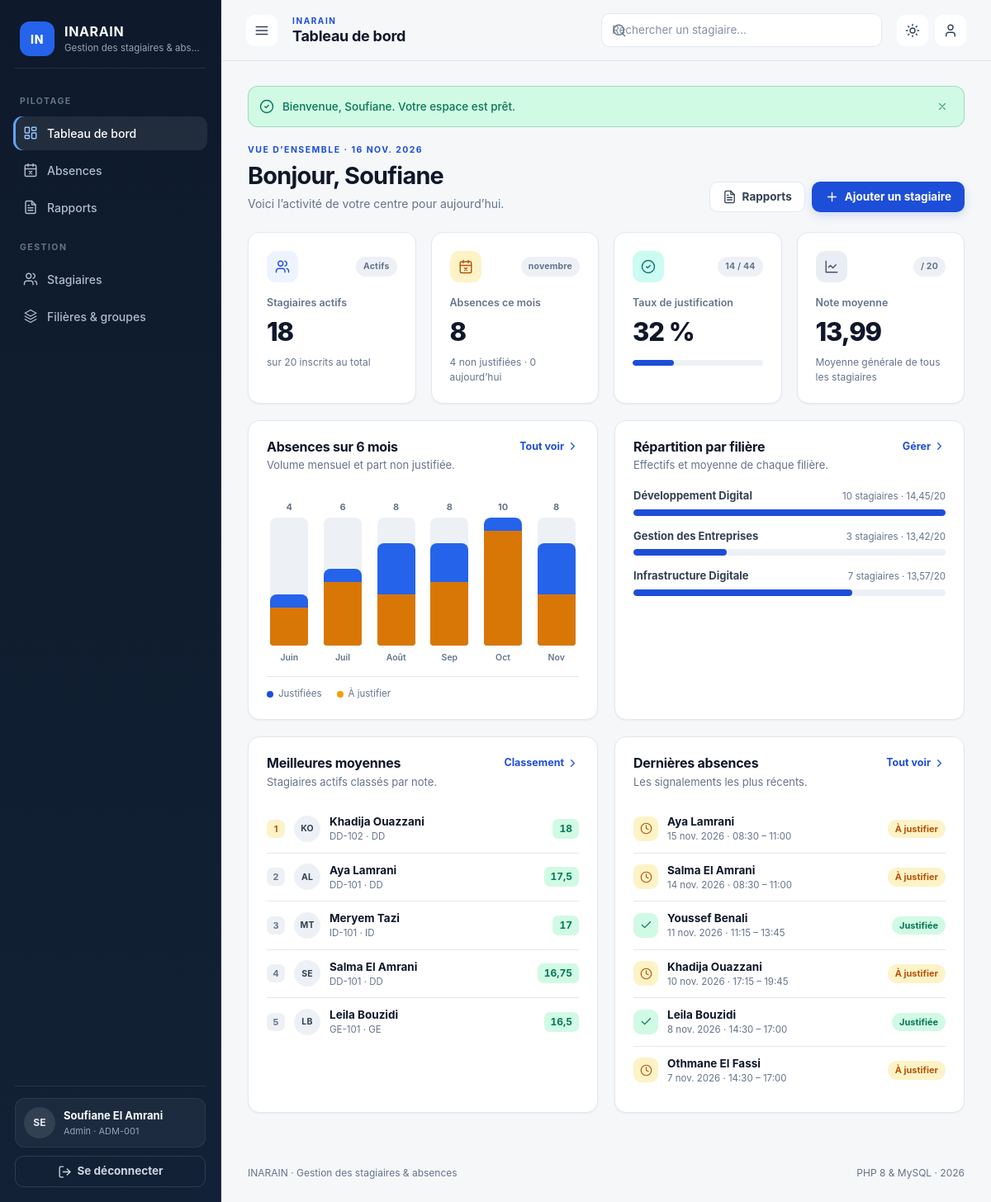
The app's page / (signed in) with its own data.
### tables this page shows
CREATE TABLE filieres (
    id INT UNSIGNED NOT NULL AUTO_INCREMENT,
    code VARCHAR(20) NOT NULL,
    label VARCHAR(120) NOT NULL,
    created_at TIMESTAMP NOT NULL DEFAULT CURRENT_TIMESTAMP,
    PRIMARY KEY (id),
    UNIQUE KEY uniq_filiere_code (code)
);

CREATE TABLE stagiaires (
    id INT UNSIGNED NOT NULL AUTO_INCREMENT,
    code VARCHAR(20) NOT NULL,
    first_name VARCHAR(60) NOT NULL,
    last_name VARCHAR(60) NOT NULL,
    gender ENUM('F', 'M') NOT NULL,
    email VARCHAR(160) NULL DEFAULT NULL,
    phone VARCHAR(30) NULL DEFAULT NULL,
    group_id INT UNSIGNED NOT NULL,
    note DECIMAL(4,2) NOT NULL DEFAULT 20.00,
    status ENUM('active', 'graduated', 'archived') NOT NULL DEFAULT 'active',
    created_at TIMESTAMP NOT NULL DEFAULT CURRENT_TIMESTAMP,
    updated_at TIMESTAMP NOT NULL DEFAULT CURRENT_TIMESTAMP ON UPDATE CURRENT_TIMESTAMP,
    PRIMARY KEY (id),
    UNIQUE KEY uniq_stagiaire_code (code),
    UNIQUE KEY uniq_stagiaire_email (email),
    KEY idx_stagiaire_group (group_id),
    KEY idx_stagiaire_status (status),
    CONSTRAINT fk_stagiaire_group FOREIGN KEY (group_id)
        REFERENCES groupes (id) ON DELETE RESTRICT ON UPDATE CASCADE,
    CONSTRAINT chk_stagiaire_note CHECK (note >= 0 AND note <= 20)
);

CREATE TABLE groupes (
    id INT UNSIGNED NOT NULL AUTO_INCREMENT,
    code VARCHAR(20) NOT NULL,
    label VARCHAR(120) NOT NULL,
    filiere_id INT UNSIGNED NOT NULL,
    academic_year VARCHAR(9) NOT NULL DEFAULT '2025-2026',
    created_at TIMESTAMP NOT NULL DEFAULT CURRENT_TIMESTAMP,
    PRIMARY KEY (id),
    UNIQUE KEY uniq_groupe_code (code),
    KEY idx_groupe_filiere (filiere_id),
    CONSTRAINT fk_groupe_filiere FOREIGN KEY (filiere_id)
        REFERENCES filieres (id) ON DELETE RESTRICT ON UPDATE CASCADE
);

CREATE TABLE absences (
    id INT UNSIGNED NOT NULL AUTO_INCREMENT,
    stagiaire_id INT UNSIGNED NOT NULL,
    date DATE NOT NULL,
    slot TINYINT UNSIGNED NOT NULL,
    justified TINYINT(1) NOT NULL DEFAULT 0,
    reason VARCHAR(255) NULL DEFAULT NULL,
    justification VARCHAR(255) NULL DEFAULT NULL,
    created_at TIMESTAMP NOT NULL DEFAULT CURRENT_TIMESTAMP,
    PRIMARY KEY (id),
    UNIQUE KEY uniq_absence (stagiaire_id, date, slot),
    KEY idx_absence_date (date),
    KEY idx_absence_justified (justified),
    CONSTRAINT fk_absence_stagiaire FOREIGN KEY (stagiaire_id)
        REFERENCES stagiaires (id) ON DELETE CASCADE ON UPDATE CASCADE,
    CONSTRAINT chk_absence_slot CHECK (slot BETWEEN 1 AND 4)
);

### app/Views/dashboard.php (the view)
<?php
$justificationRate = $absenceStats['total'] > 0
    ? ($absenceStats['justified'] / $absenceStats['total']) * 100
    : 0;
$maxFiliere = 1;
foreach ($byFiliere as $row) {
    $maxFiliere = max($maxFiliere, (int) $row['total']);
}
$isAdmin = ($admin['role'] ?? '') === 'admin';
?>
<section class="page-head">
    <div>
        <p class="eyebrow">Vue d’ensemble · <?= e(date_fr(date('Y-m-d'))) ?></p>
        <h2>Bonjour, <?= e((string) ($admin['first_name'] ?? 'Administrateur')) ?></h2>
        <p class="muted">Voici l’activité de votre centre pour aujourd’hui.</p>
    </div>
    <div class="page-actions">
        <a class="btn btn-ghost" href="<?= e(url('reports')) ?>"><?= icon('file') ?> Rapports</a>
        <a class="btn btn-primary" href="<?= e(url('stagiaires/create')) ?>"><?= icon('plus') ?> Ajouter un stagiaire</a>
    </div>
</section>
<div class="kpi-grid">
    <article class="card kpi">
        <div class="kpi-top">
            <span class="chip chip-primary"><?= icon('users') ?></span>
            <span class="chip chip-soft">Actifs</span>
        </div>
        <p class="kpi-label">Stagiaires actifs</p>
        <p class="kpi-value"><?= $statusCounts['active'] ?></p>
        <p class="kpi-meta">sur <?= $totalStagiaires ?> inscrit<?= $totalStagiaires > 1 ? 's' : '' ?> au total</p>
    </article>
    <article class="card kpi">
        <div class="kpi-top">
            <span class="chip chip-amber"><?= icon('calendar-x') ?></span>
            <span class="chip chip-soft"><?= e(month_fr((int) date('n'))) ?></span>
        </div>
        <p class="kpi-label">Absences ce mois</p>
        <p class="kpi-value"><?= $absenceStats['month_total'] ?></p>
        <p class="kpi-meta"><?= $absenceStats['month_open'] ?> non justifiée<?= $absenceStats['month_open'] > 1 ? 's' : '' ?> · <?= $absenceStats['today'] ?> aujourd’hui</p>
    </article>
    <article class="card kpi">
        <div class="kpi-top">
            <span class="chip chip-teal"><?= icon('check-circle') ?></span>
            <span class="chip chip-soft"><?= $absenceStats['justified'] ?> / <?= $absenceStats['total'] ?></span>
        </div>
        <p class="kpi-label">Taux de justification</p>
        <p class="kpi-value"><?= e(percent($absenceStats['justified'], $absenceStats['total'])) ?></p>
        <div class="progress" role="img" aria-label="<?= e(percent($absenceStats['justified'], $absenceStats['total'])) ?> d’absences justifiées">
            <span style="width: <?= e((string) round($justificationRate, 1)) ?>%"></span>
        </div>
    </article>
    <article class="card kpi">
        <div class="kpi-top">
            <span class="chip chip-violet"><?= icon('chart') ?></span>
            <span class="chip chip-soft">/ 20</span>
        </div>
        <p class="kpi-label">Note moyenne</p>
        <p class="kpi-value"><?= e(note_fr($averageNote)) ?></p>
        <p class="kpi-meta">Moyenne générale de tous les stagiaires</p>
    </article>
</div>
<div class="grid grid-2">
    <section class="card">
        <div class="card-head">
            <div>
                <h3>Absences sur 6 mois</h3>
                <p class="muted">Volume mensuel et part non justifiée.</p>
            </div>
            <a class="text-link" href="<?= e(url('absences')) ?>">Tout voir <?= icon('chevron-right') ?></a>
        </div>
        <div class="chart" role="img" aria-label="Histogramme des absences des six derniers mois">
            <?php foreach ($trend as $point): ?>
                <?php
                $height = $maxTrend > 0 ? max(4, (int) round(($point['total'] / $maxTrend) * 100)) : 4;
                $openShare = $point['total'] > 0 ? ($point['open'] / $point['total']) * 100 : 0;
                ?>
                <div class="chart-col" title="<?= e($point['label']) ?> : <?= $point['total'] ?> absence(s), <?= $point['open'] ?> non justifiée(s)">
                    <span class="chart-value"><?= $point['total'] ?></span>
                    <div class="chart-track">
                        <div class="chart-bar" style="height: <?= $height ?>%">
                            <span class="chart-bar-open" style="height: <?= e((string) round($openShare, 1)) ?>%"></span>
                        </div>
                    </div>
                    <span class="chart-label"><?= e($point['label']) ?></span>
                </div>
            <?php endforeach; ?>
        </div>
        <div class="legend">
            <span><i class="dot dot-primary"></i> Justifiées</span>
            <span><i class="dot dot-amber"></i> À justifier</span>
        </div>
    </section>
    <section class="card">
        <div class="card-head">
            <div>
                <h3>Répartition par filière</h3>
                <p class="muted">Effectifs et moyenne de chaque filière.</p>
            </div>
            <?php if ($isAdmin): ?>
            <a class="text-link" href="<?= e(url('filieres')) ?>">Gérer <?= icon('chevron-right') ?></a>
            <?php endif; ?>
        </div>
        <?php if ($byFiliere === []): ?>
            <div class="empty-state">
                <?= icon('layers') ?>
                <p>Aucune filière enregistrée.</p>
                <?php if ($isAdmin): ?>
                <a class="btn btn-ghost btn-sm" href="<?= e(url('filieres')) ?>">Créer une filière</a>
                <?php endif; ?>
            </div>
        <?php else: ?>
            <ul class="bar-list">
                <?php foreach ($byFiliere as $row): ?>
                    <?php $width = max(2, ((int) $row['total'] / $maxFiliere) * 100); ?>
                    <li>
                        <div class="bar-list-head">
                            <span class="bar-list-label"><?= e($row['label']) ?></span>
                            <span class="bar-list-value"><?= (int) $row['total'] ?> stagiaire<?= (int) $row['total'] > 1 ? 's' : '' ?> · <?= e(note_fr($row['average_note'])) ?>/20</span>
                        </div>
                        <div class="bar-track"><span style="width: <?= e((string) round($width, 1)) ?>%"></span></div>
                    </li>
                <?php endforeach; ?>
            </ul>
        <?php endif; ?>
    </section>
</div>
<div class="grid grid-2">
    <section class="card">
        <div class="card-head">
            <div>
                <h3>Meilleures moyennes</h3>
                <p class="muted">Stagiaires actifs classés par note.</p>
            </div>
            <a class="text-link" href="<?= e(url('stagiaires') . '?sort=note') ?>">Classement <?= icon('chevron-right') ?></a>
        </div>
        <?php if ($top === []): ?>
            <div class="empty-state">
                <?= icon('users') ?>
                <p>Aucun stagiaire actif pour le moment.</p>
            </div>
        <?php else: ?>
            <ol class="rank-list">
                <?php foreach ($top as $index => $stagiaire): ?>
                    <li>
                        <span class="rank-number"><?= $index + 1 ?></span>
                        <span class="avatar avatar-sm"><?= e(initials($stagiaire['first_name'], $stagiaire['last_name'])) ?></span>
                        <span class="rank-copy">
                            <a href="<?= e(url('stagiaires/' . $stagiaire['id'])) ?>"><?= e($stagiaire['first_name'] . ' ' . $stagiaire['last_name']) ?></a>
                            <small><?= e($stagiaire['group_code']) ?> · <?= e($stagiaire['filiere_code']) ?></small>
                        </span>
                        <span class="note note-<?= e(note_tone($stagiaire['note'])) ?>"><?= e(note_fr($stagiaire['note'])) ?></span>
                    </li>
                <?php endforeach; ?>
            </ol>
        <?php endif; ?>
    </section>
    <section class="card">
        <div class="card-head">
            <div>
                <h3>Dernières absences</h3>
                <p class="muted">Les signalements les plus récents.</p>
            </div>
            <a class="text-link" href="<?= e(url('absences')) ?>">Tout voir <?= icon('chevron-right') ?></a>
        </div>
        <?php if ($recent === []): ?>
            <div class="empty-state">
                <?= icon('calendar') ?>
                <p>Aucune absence enregistrée.</p>
            </div>
        <?php else: ?>
            <ul class="activity-list">
                <?php foreach ($recent as $absence): ?>
                    <li>
                        <span class="activity-icon <?= (int) $absence['justified'] === 1 ? 'is-ok' : 'is-warn' ?>">
                            <?= icon((int) $absence['justified'] === 1 ? 'check' : 'clock') ?>
                        </span>
                        <span class="activity-copy">
                            <a href="<?= e(url('stagiaires/' . $absence['stagiaire_id'])) ?>"><?= e($absence['first_name'] . ' ' . $absence['last_name']) ?></a>
                            <small><?= e(date_fr($absence['date'])) ?> · <?= e(slot_label((int) $absence['slot'])) ?></small>
                        </span>
                        <span class="badge <?= (int) $absence['justified'] === 1 ? 'badge-success' : 'badge-warning' ?>">
                            <?= (int) $absence['justified'] === 1 ? 'Justifiée' : 'À justifier' ?>
                        </span>
                    </li>
                <?php endforeach; ?>
            </ul>
        <?php endif; ?>
    </section>
</div>

### app/helpers.php (shortened to what the rows shown need)
<?php
function e(mixed $value): string
{
    return htmlspecialchars((string) $value, ENT_QUOTES, 'UTF-8');
}
function config(string $key, mixed $default = null): mixed
{
    $value = $GLOBALS['config'] ?? [];
    foreach (explode('.', $key) as $segment) {
        $value = $value[$segment];
    }
    return $value;
}
function base_path(): string
{
    return $GLOBALS['base_path'] ?? '';
}
function url(string $path = ''): string
{
    $path = '/' . ltrim($path, '/');
    return base_path() . ($path === '/' ? '/' : $path);
}
function date_fr(?string $date, bool $withYear = true): string
{
    $timestamp = strtotime($date);
    static $months = [
        1 => 'janv.', 2 => 'févr.', 3 => 'mars', 4 => 'avr.', 5 => 'mai', 6 => 'juin',
        7 => 'juil.', 8 => 'août', 9 => 'sept.', 10 => 'oct.', 11 => 'nov.', 12 => 'déc.',
    ];
    $label = (int) date('j', $timestamp) . ' ' . $months[(int) date('n', $timestamp)];
    return $withYear ? $label . ' ' . date('Y', $timestamp) : $label;
}
function month_fr(int $month, bool $short = false): string
{
    $long = [
        1 => 'janvier', 2 => 'février', 3 => 'mars', 4 => 'avril', 5 => 'mai', 6 => 'juin',
        7 => 'juillet', 8 => 'août', 9 => 'septembre', 10 => 'octobre', 11 => 'novembre', 12 => 'décembre',
    ];
    $shortNames = [
        1 => 'Jan', 2 => 'Fév', 3 => 'Mar', 4 => 'Avr', 5 => 'Mai', 6 => 'Juin',
        7 => 'Juil', 8 => 'Août', 9 => 'Sep', 10 => 'Oct', 11 => 'Nov', 12 => 'Déc',
    ];
    return $short ? ($shortNames[$month] ?? '') : ($long[$month] ?? '');
}
function note_fr(mixed $note): string
{
    $formatted = number_format((float) $note, 2, ',', '');
    return rtrim(rtrim($formatted, '0'), ',');
}
function note_tone(mixed $note): string
{
    $value = (float) $note;
    if ($value >= 14) {
        return 'good';
    }
    return 'bad';
}
function slot_label(int|string $slot): string
{
    $slots = config('academic.slots', []);
    return $slots[(int) $slot] ?? 'Créneau ' . $slot;
}
function initials(string $firstName, string $lastName): string
{
    return mb_strtoupper(mb_substr($firstName, 0, 1) . mb_substr($lastName, 0, 1));
}
function percent(int|float $part, int|float $total): string
{
    return number_format(($part / $total) * 100, 0, ',', ' ') . ' %';
}
function icon(string $name, string $class = 'icon'): string
{
    return '<svg class="' . e($class) . '" aria-hidden="true"><use href="#i-' . e($name) . '"></use></svg>';
}

### app/Core/Router.php (shortened to what the rows shown need)
<?php
final class Router
{
    private array $routes = [];
    private function add(string $method, string $pattern, callable|array $handler): void
    {
        $this->routes[] = [
            'method' => $method,
            'pattern' => rtrim($pattern, '/') ?: '/',
            'handler' => $handler,
        ];
    }
    public function dispatch(string $method, string $path): void
    {
        $path = rtrim($path, '/') ?: '/';
        foreach ($this->routes as $route) {
            $regex = $this->compile($route['pattern']);
            if (preg_match($regex, $path, $matches) !== 1) {
                continue;
            }
            $params = array_filter(
                $matches,
                static fn (string|int $key): bool => is_string($key),
                ARRAY_FILTER_USE_KEY
            );
            $handler = $route['handler'];
            if (is_array($handler) && is_string($handler[0])) {
                $handler[0] = new $handler[0]();
            }
            call_user_func_array($handler, array_values($params));
            return;
        }
    }
    private function compile(string $pattern): string
    {
        $regex = preg_replace('#\{([a-zA-Z_][a-zA-Z0-9_]*)\}#', '(?P<$1>[^/]+)', $pattern);
        return '#^' . $regex . '$#';
    }
}

### records on screen
filieres: label "Développement Digital", total "10", average_note "14,45", $width 100 (drawn)
filieres: label "Gestion des Entreprises", total "3", average_note "13,42", $width 30 (drawn)
filieres: label "Infrastructure Digitale", total "7", average_note "13,57", $width 70 (drawn)
stagiaires: first_name+last_name "KO", first_name+last_name "Khadija Ouazzani", group.code "DD-102", filieres.code "DD", note "18"
stagiaires: first_name+last_name "AL", first_name+last_name "Aya Lamrani", group.code "DD-101", filieres.code "DD", note "17,5"
stagiaires: first_name+last_name "MT", first_name+last_name "Meryem Tazi", group.code "ID-101", filieres.code "ID", note "17"
stagiaires: first_name+last_name "SE", first_name+last_name "Salma El Amrani", group.code "DD-101", filieres.code "DD", note "16,75"
stagiaires: first_name+last_name "LB", first_name+last_name "Leila Bouzidi", group.code "GE-101", filieres.code "GE", note "16,5"
absences: stagiaire.last_name "Aya Lamrani", date "15 nov. 2026", slot "08:30 – 11:00", justified "À justifier"
absences: stagiaire.last_name "Salma El Amrani", date "14 nov. 2026", slot "08:30 – 11:00", justified "À justifier"
absences: stagiaire.last_name "Youssef Benali", date "11 nov. 2026", slot "11:15 – 13:45", justified "Justifiée"
absences: stagiaire.last_name "Khadija Ouazzani", date "10 nov. 2026", slot "17:15 – 19:45", justified "À justifier"
absences: stagiaire.last_name "Leila Bouzidi", date "8 nov. 2026", slot "14:30 – 17:00", justified "Justifiée"
absences: stagiaire.last_name "Othmane El Fassi", date "7 nov. 2026", slot "14:30 – 17:00", justified "À justifier"

### other values on screen
$flash['message'] "Bienvenue, Soufiane. Votre espace est prêt."
$statusCounts['active'] "18"
$totalStagiaires "20"
$absenceStats['month_total'] "8"
$absenceStats['month_open'] "4"
$absenceStats['today'] "0"
$absenceStats['justified'] "14"
$absenceStats['total'] "44"
percent($absenceStats['justified'], $absenceStats['total']) "32 %"
note_fr($averageNote) "13,99"
$point['total'] "4"
$point['label'] "Juin"
$point['total'] "6"
$point['label'] "Juil"
$point['total'] "8"
